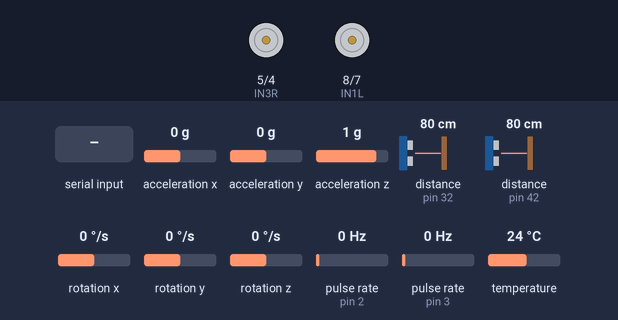
A sketch run on a simulated Arduino Mega 2560, built with avr-gcc and run on an emulated ATmega2560. Parts: motor-driver pin pairs drawn as motors (green arrow = first pin HIGH = forward, orange = second pin HIGH = backward, longer = more drive, scaled by the enable pin). Wiring (inferred from the names in the program): 2 × pulse sensor: data pin 2 / data pin 3. The inputs (shaded band) are chosen by the test bench; at power-on: rotation z 0 °/s, pulse rate (sensors on pin 2, pin 3) 0 Hz, distance to the obstacle (sensors on pin 42, pin 32) 80 cm, acceleration x 0 g, acceleration y 0 g, acceleration z 1 g, rotation x 0 °/s, rotation y 0 °/s, temperature 24 °C. The echo pulse lasts 58.3 µs per cm.

Above: at 17.6 s.
17.7 s: "1,90\n" received over the second serial link
At 19.6 s:
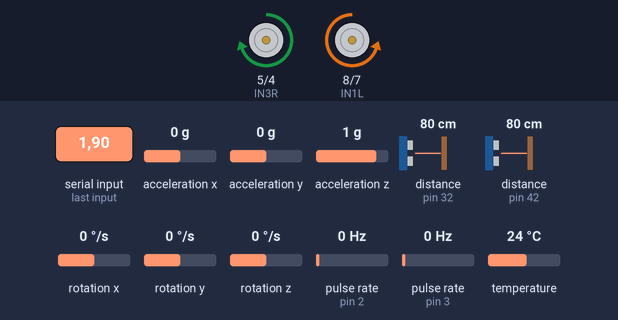
20.7 s: rotation z set to -28 °/s
At 23.2 s:
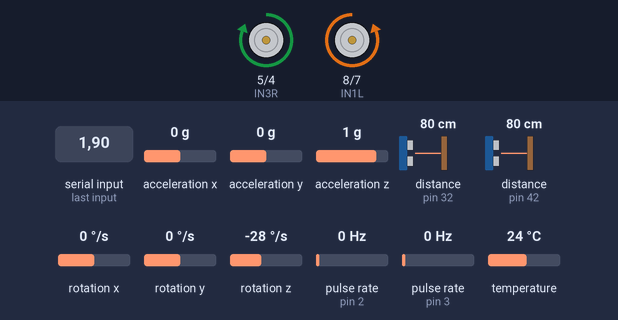
23.7 s: rotation z set to -33 °/s
At 24.9 s:
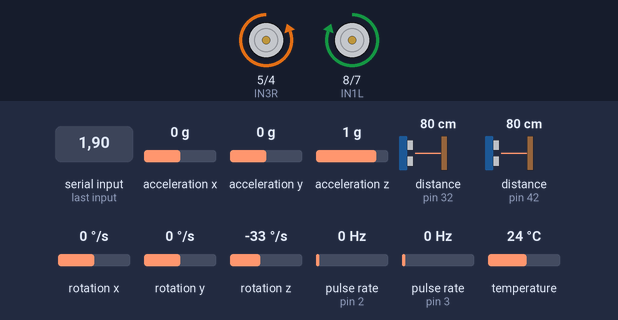
26.7 s: rotation z set to -192 °/s
29.7 s: pulse rate (sensor on pin 2) set to 4 Hz
32.7 s: distance to the obstacle (sensor on pin 42) set to 33 cm
35.7 s: distance to the obstacle (sensor on pin 42) set to 28 cm
At 38.8 s:
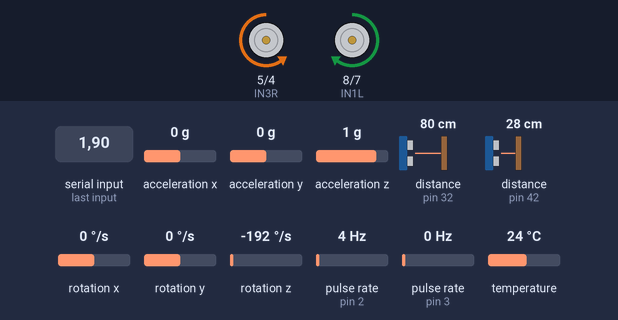
Timing chart, 0 to 39.7 s (numbered marks = the images above; inputs shaded):
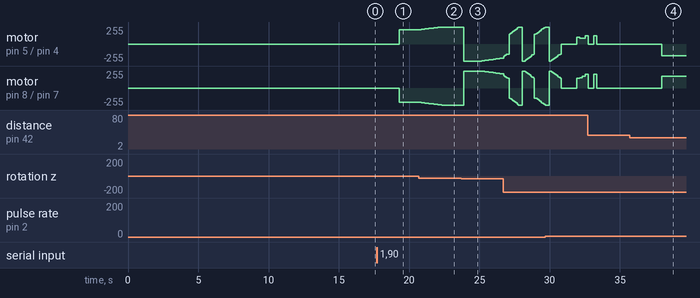

Measured:
- the behaviour switches between -30 and -31 °/s on rotation z (found by bisection; images 2 and 3)
- the behaviour switches between 31 and 30 cm on distance to the obstacle (sensor on pin 42) (found by bisection; images 3 and 4)
- after the input at 17.7 s, motor on pin 5 (IN3R) / pin 4 (IN4R): stopped → forward 213/255 after 1.6 s; motor on pin 8 (IN1L) / pin 7 (IN2L): stopped → backward 213/255 after 1.6 s
- after the input at 20.7 s, motor on pin 5 (IN3R) / pin 4 (IN4R): moves from forward 213/255 to forward 255/255 over 1.6 s, starting at once; motor on pin 8 (IN1L) / pin 7 (IN2L): moves from backward 213/255 to backward 255/255 over 1.6 s, starting at once
- after the input at 35.7 s, motor on pin 5 (IN3R) / pin 4 (IN4R): stopped → backward 175/255 after 2.3 s, → backward 174/255 1.7 s later; motor on pin 8 (IN1L) / pin 7 (IN2L): stopped → forward 175/255 after 2.3 s, → forward 174/255 1.7 s later

The sketch:

2d_me.ino
```cpp
#include <Arduino.h> // Standard Arduino library
#include <Wire.h>
#include <Adafruit_MPU6050.h>
#include <Adafruit_Sensor.h>

#define TRIG_LEFT 43
#define ECHO_LEFT 42
#define TRIG_RIGHT 33
#define ECHO_RIGHT 32

#define POSITION_TOLERANCE_MM 20.0
#define MIN_MOVABLE_RPM 37.5

#define OBSTACLE_THRESHOLD_CM 30
#define MIN_VALID_DISTANCE 5
#define INVALID_READING -1

unsigned long lastSensorReadTime = 0;
const unsigned long SENSOR_INTERVAL = 500; // ms

int leftObstacleCounter = 0;
int rightObstacleCounter = 0;

Adafruit_MPU6050 mpu;

enum RobotState {
  IDLE,
  ROTATING,
  MOVING_FORWARD,
  COMPLETED
};

RobotState currentState = IDLE;

float waypoints[][2] = {
  {450.0, 0.0},
  {450.0, 450.0},
  {0.0, 450.0},
  {0.0, 0.0}
};
const int totalWaypoints = sizeof(waypoints) / sizeof(waypoints[0]);
int currentWaypointIndex = 0;

// L298N Motor Driver Pins
const int ENAL = 9;
const int IN1L = 8;
const int IN2L = 7;

const int ENAR = 10;
const int IN3R = 5;
const int IN4R = 4;

// --- Encoder Pins and Variables ---
const int LEFT_ENCODER_PIN = 3;  // Connect Left Encoder to Digital Pin 3 (Interrupt 1)
const int RIGHT_ENCODER_PIN = 2; // Connect Right Encoder to Digital Pin 2 (Interrupt 0)

float yawAngle = 0.0;
float yawBias = 0.0;
unsigned long lastTime = 0;
float lastYawError = 0.0;
float yawErrorSum = 0.0;
float lastYaw = 0.0;

volatile long leftEncoderTicks = 0;
volatile long rightEncoderTicks = 0;

// Encoder properties
const int PPR = 16; // Pulses Per Revolution of your encoder
const unsigned long DEBOUNCE_DELAY_MS = 20; // Debounce for encoder interrupts
volatile unsigned long lastPulseTimeLeft = 0;
volatile unsigned long lastPulseTimeRight = 0;

unsigned long lastLoopTime = 0;
const unsigned long LOOP_INTERVAL_MS = 200; // PID loop updates every 200ms

long currentLeftTicks_copy = 0;
long currentRightTicks_copy = 0;
float deltaRevLeft = 0.0;
float deltaRevRight = 0.0;
float deltaDistLeft = 0.0;
float deltaDistRight = 0.0;
float deltaDistance = 0.0;

// --- PID Control Variables for LEFT Motor ---
float Kp_L = 0.75;  // Proportional gain for Left Motor (adjust as needed)
float Ki_L = 0.0;  // Integral gain for Left Motor (start with 0.0, tune later)
float Kd_L = 0.2;  // Derivative gain for Left Motor (start with 0.0, tune later)

float targetRPM_Left = 75.0; // Desired target RPM for Left Motor
float currentRPM_Left = 0.0;
float error_Left = 0.0;
float prevError_Left = 0.0;
float integral_Left = 0.0;
float derivative_Left = 0.0;
float outputPWM_Left = 0.0; // This variable will be cumulatively updated

// --- PID Control Variables for RIGHT Motor ---
float Kp_R = 0.70;  // Proportional gain for Right Motor
float Ki_R = 0.0;  // Integral gain for Right Motor
float Kd_R = 0.25;  // Derivative gain for Right Motor

float targetRPM_Right = 75.0; // Desired target RPM for Right Motor
float currentRPM_Right = 0.0;
float error_Right = 0.0;
float prevError_Right = 0.0;
float integral_Right = 0.0;
float derivative_Right = 0.0;
float outputPWM_Right = 0.0;

// --- Position Control Parameters ---
const float WHEEL_CIRCUM_MM = 219.9; // 70 mm dia
float currentPos_mm = 0.0;
float targetPos_mm = 0.0; // <-- You can change this later via Bluetooth if desired
float posError = 0.0;
float prevPosError = 0.0;
float Kp_pos = 0.17;  // You will tune this
float Kd_pos = 0.0;  // Optional
float Ki_pos = 0.0;  // really not needed

float targetAngle = 0.0; //45.0 * (PI / 180.0);  // rotate 90 degrees
float kpyaw = 0.8;        // proportional gain
float kdyaw = 0.05;
float kiyaw = 0.02;
float minPWM = 150.0;  // minimum PWM to overcome static friction

float prevTargetRPM_Left = 0.0;
float prevTargetRPM_Right = 0.0;

// Linear regression model: Gz = slope * PWM + intercept
const float slope = 0.9368;
const float intercept = -126.8446;

// --- Motor Characterization (Regression Lines) ---
const float REGRESSION_SLOPE_L = 0.4523;
const float REGRESSION_INTERCEPT_L = -3.0138;

const float REGRESSION_SLOPE_R = 0.3636;
const float REGRESSION_INTERCEPT_R = 12.2727;

// --- PWM Output Limits ---
const int MIN_PWM_OVERALL = 0; // Overall minimum PWM (0 for off)
const int MAX_PWM_OVERALL = 255; // Overall maximum PWM

// --- Minimum Effective PWM (Motor Deadband Compensation) ---
const int MIN_EFFECTIVE_PWM_L = 85; // For Left Motor (adjust if needed for 9V)
const int MIN_EFFECTIVE_PWM_R = 85; // For Right Motor (adjust if needed for 9V)

// --- Position and Orientation ---
float currentX = 0.0;
float currentY = 0.0;

float targetX = 0.0;
float targetY = 0.0;
float targetDistance = 0.0;
// float targetAngle = 0.0;

void setMotorDirections(int pwmL, int pwmR) {
  if (pwmL >= 0) {
    digitalWrite(IN1L, HIGH); digitalWrite(IN2L, LOW);
  } else {
    digitalWrite(IN1L, LOW); digitalWrite(IN2L, HIGH);
    pwmL = -pwmL;
  }

  if (pwmR >= 0) {
    digitalWrite(IN3R, HIGH); digitalWrite(IN4R, LOW);
  } else {
    digitalWrite(IN3R, LOW); digitalWrite(IN4R, HIGH);
    pwmR = -pwmR;
  }
  delay(10);;

  analogWrite(ENAL, constrain(pwmL, 0, 255));
  analogWrite(ENAR, constrain(pwmR, 0, 255));
}

void stopMotors() {
  digitalWrite(IN1L, LOW); digitalWrite(IN2L, LOW); analogWrite(ENAL, 0);
  digitalWrite(IN3R, LOW); digitalWrite(IN4R, LOW); analogWrite(ENAR, 0);
}

void calculateYawBias() {
  float sum = 0.0;
  sensors_event_t a, g, temp;
  for (int i = 0; i < 200; i++) {
    mpu.getEvent(&a, &g, &temp);
    sum += g.gyro.z;
    delay(5);
  }
  yawBias = sum / 200.0;
  Serial1.print("Yaw bias: ");
  Serial1.println(yawBias, 6);

  lastTime = millis();
  Serial1.print("lastTime in calculateBias: ");
  Serial1.println(lastTime);
}

long getDistanceCM(int trigPin, int echoPin) {
  digitalWrite(trigPin, LOW);
  delayMicroseconds(2);
  digitalWrite(trigPin, HIGH);
  delayMicroseconds(10);
  digitalWrite(trigPin, LOW);

  long duration = pulseIn(echoPin, HIGH, 40000); // 40 ms timeout
  long distance = duration * 0.034 / 2.0;

  if (distance < MIN_VALID_DISTANCE || duration == 0) {
    return INVALID_READING;
  }

  return distance;
}

///////////////////////////////////////////////////////////////////////////////////////////////////
////////////////////////////////////////////////////////////////////////////
////////////////////////////////////////////////////////////////////////////


void setup() {
  Wire.begin();
  Serial1.begin(9600);
  Serial1.println("Arduino: HC-05 Ready for Data Streaming!");

  pinMode(ENAL, OUTPUT); pinMode(IN1L, OUTPUT); pinMode(IN2L, OUTPUT);
  pinMode(ENAR, OUTPUT); pinMode(IN3R, OUTPUT); pinMode(IN4R, OUTPUT);

  if (!mpu.begin()) {
    Serial1.println("MPU6050 init failed!");
    while (1);
  }
  // mpu.reset();

  mpu.setAccelerometerRange(MPU6050_RANGE_8_G);
  mpu.setGyroRange(MPU6050_RANGE_250_DEG);
  mpu.setFilterBandwidth(MPU6050_BAND_21_HZ);

  pinMode(LEFT_ENCODER_PIN, INPUT_PULLUP); // Use INPUT_PULLUP if encoder outputs open-collector/open-drain
  attachInterrupt(digitalPinToInterrupt(LEFT_ENCODER_PIN), leftEncoderISR, CHANGE); // Trigger on any state change
  pinMode(RIGHT_ENCODER_PIN, INPUT_PULLUP);
  attachInterrupt(digitalPinToInterrupt(RIGHT_ENCODER_PIN), rightEncoderISR, CHANGE);

  pinMode(TRIG_LEFT, OUTPUT);
  pinMode(ECHO_LEFT, INPUT);
  pinMode(TRIG_RIGHT, OUTPUT);
  pinMode(ECHO_RIGHT, INPUT);

  // Initialize both motors to stop
  stopMotors();

  delay(15000);

  calculateYawBias();
  lastTime = millis();
  Serial1.println("Setup done.");
}


///////////////////////////////////////////////////////////////////////////////////////////////////
////////////////////////////////////////////////////////////////////////////
////////////////////////////////////////////////////////////////////////////
float x_coord = 0.0;
float y_coord = 0.0;
bool newTargetReceived = false;


void loop() {

  // if (Serial1.available()) {
  //   String input = Serial1.readStringUntil('\n');
  //   input.trim();

  //   int commaIndex = input.indexOf(',');
  //   if (commaIndex > 0) {
  //     x_coord = input.substring(0, commaIndex).toFloat();
  //     y_coord = input.substring(commaIndex + 1).toFloat();
  //     currentState = IDLE; // remove this after demo
  //    }
  // delay(100);
  // }
  unsigned long now = millis();

  if (now - lastSensorReadTime >= SENSOR_INTERVAL) {
    lastSensorReadTime = now;

    long distL = getDistanceCM(TRIG_LEFT, ECHO_LEFT);
    delay(10); // wait before pinging next sensor
    long distR = getDistanceCM(TRIG_RIGHT, ECHO_RIGHT);

    Serial.print("left distance: ");
    Serial.print(distL);
    Serial.print(" | right distance: ");
    Serial.println(distR);

    // Check left
    if (distL != INVALID_READING && distL < OBSTACLE_THRESHOLD_CM) {
      leftObstacleCounter++;
    } else {
      leftObstacleCounter = 0;
    }

    // Check right
    if (distR != INVALID_READING && distR < OBSTACLE_THRESHOLD_CM) {
      rightObstacleCounter++;
    } else {
      rightObstacleCounter = 0;
    }

    // Debounced obstacle detection
    if (leftObstacleCounter >= 2) {
      Serial1.println("LEFT OBSTACLE DETECTED");
      getPolar(currentX + 1, currentY + 1);
    }

    if (rightObstacleCounter >= 2) {
      Serial1.println("RIGHT OBSTACLE DETECTED");
      getPolar(currentX + 1, currentY + 1);
    }
  }

  // if (!(x_coord == 0.0 && y_coord == 0.0)) {
    // State machine for 2D navigation
    switch (currentState) {
      case IDLE:
      receiveCoordinates();

      if (newTargetReceived) {
        newTargetReceived = false;
        getPolar(x_coord, y_coord);
      }
      break;

      // /* this was for hardcoded coordinates
        // if (currentWaypointIndex < totalWaypoints) {
        //   // Set new target
        //   x_coord = waypoints[currentWaypointIndex][0];
        //   y_coord = waypoints[currentWaypointIndex][1];

        //   Serial1.print("x_coord: ");
        //   Serial1.print(x_coord);
        //   Serial1.print(" | y_coord: ");
        //   Serial1.println(y_coord);

        //   // resetGyro();   // optional: reset yaw tracking
        //   // resetEncoders();
        //   getPolar(x_coord, y_coord);

        // } else {
        //   currentState = COMPLETED;
        // }
        // break;
        // */

      case ROTATING:
        controlRotation();
        leftEncoderTicks = 0;
        rightEncoderTicks = 0;
        break;

      case MOVING_FORWARD:
        controlForward();
        break;

      case COMPLETED:
        stopMotors();
        Serial1.println("Target reached!");
        currentState = IDLE;
        break;
    }
  // }

}

void receiveCoordinates() {
  static String inputString = "";
  while (Serial1.available()) {
    char inChar = Serial1.read();
    if (inChar == '\n') {
      int commaIndex = inputString.indexOf(',');
      if (commaIndex != -1) {
        x_coord = inputString.substring(0, commaIndex).toFloat();
        y_coord = inputString.substring(commaIndex + 1).toFloat();
        newTargetReceived = true;
        Serial1.print("Received from laptop: ");
        Serial1.print(x_coord);
        Serial1.print(", ");
        Serial1.println(y_coord);
      }
      inputString = ""; // clear after parsing
    } else {
      inputString += inChar;
    }
  }
}


void getPolar(float x, float y) {
  targetX = x;
  targetY = y;

    // Calculate polar coordinates
  float deltaX = targetX - currentX;
  float deltaY = targetY - currentY;

  currentX = targetX;
  currentY = targetY;

  // yawAngle = targetAngle;  // to tackle drift when going forward

  targetPos_mm = sqrt(deltaX * deltaX + deltaY * deltaY);
  targetAngle = atan2(deltaY, deltaX);
  // targetAngle -= lastYaw;

  // // Normalize angle difference
  // float angleDiff = targetAngle - currentYaw;
  // while (angleDiff > PI) angleDiff -= 2 * PI;
  // while (angleDiff < -PI) angleDiff += 2 * PI;

  Serial1.print("New target: (");
  Serial1.print(x);
  Serial1.print(", ");
  Serial1.print(y);
  Serial1.print(") Distance: ");
  Serial1.print(targetPos_mm);
  Serial1.print("mm, Angle: ");
  Serial1.print(targetAngle * 180.0 / PI);
  Serial1.println(" degrees");
  currentState = ROTATING;
  delay(50);
  calculateYawBias();
}


void controlRotation() {
  unsigned long currentTime = millis();
  float dt = (currentTime - lastLoopTime) / 1000.0;


  // if (deltaTime_ms >= dt) {
    lastLoopTime = currentTime;
    sensors_event_t a, g, temp;
    mpu.getEvent(&a, &g, &temp);

    float correctedGz = g.gyro.z - yawBias;
    yawAngle += correctedGz * dt;

    float error = (targetAngle - yawAngle) * 180.0 / PI;
    while (error > 180.0) error -= 2 * 180.0;
    while (error < -180.0) error += 2 * 180.0;

    if (abs(error) < 1.5) {  // ~2 degree tolerance
      stopMotors();
      Serial1.println("Rotation complete. Starting forward movement.");
      Serial1.print("Yaw (deg): ");
      Serial1.print(yawAngle * 180.0 / PI);
      Serial1.print(" | Error: ");
      Serial1.println(error);
      currentState = MOVING_FORWARD;
      delay(1000);
      // yawAngle = targetAngle;
      return;
    }

    yawErrorSum += error * dt;

    yawErrorSum = constrain(yawErrorSum, -100, 100);  // Adjust bounds as needed

    // --- Derivative term ---
    float derivative = (error - lastYawError) / dt;
    lastYawError = error;

    // --- PID Output ---
    float desiredGz = kpyaw * error + kdyaw * derivative + kiyaw * yawErrorSum;

    // Cap desiredGz to a reasonable max (you can tune this)
    desiredGz = constrain(desiredGz, -150, 150);

    // Compute base PWM from linear regression
    float pwm = (abs(desiredGz) - intercept) / slope;

    if (desiredGz < 0) pwm = -pwm;

    // Apply minimum PWM constraint
    if (abs(pwm) < minPWM) {
      pwm = (pwm > 0) ? minPWM : -minPWM;
    }

    pwm = constrain(pwm, -255, 255);
    setMotorDirections(-pwm, pwm);  // rotate in place

    // Debug output
    Serial1.print("Yaw (deg): ");
    Serial1.print(yawAngle * 180.0 / PI);
    Serial1.print(" | Error: ");
    Serial1.print(error);
    Serial1.print(" | Gz actual: ");
    Serial1.print(correctedGz * 180.0 / PI);
    Serial1.print(" | Gz desired: ");
    Serial1.print(desiredGz);
    Serial1.print(" | PWM: ");
    Serial1.println(pwm);
}

void controlForward() {
  unsigned long currentTime = millis();
  float deltaTime_ms = (float)(currentTime - lastLoopTime);

  if (deltaTime_ms >= LOOP_INTERVAL_MS) {
    lastLoopTime = currentTime;

    // --- Step 1: Read Encoder Ticks Safely ---
    noInterrupts();
    long currentLeftTicks_copy = leftEncoderTicks;
    long currentRightTicks_copy = rightEncoderTicks;
    leftEncoderTicks = 0;
    rightEncoderTicks = 0;
    interrupts();

    // --- Step 2: Update Position (average of both wheels) ---
    deltaRevLeft = (float)currentLeftTicks_copy / (float)PPR;
    deltaRevRight = (float)currentRightTicks_copy / (float)PPR;

    deltaDistLeft = deltaRevLeft * WHEEL_CIRCUM_MM;
    deltaDistRight = deltaRevRight * WHEEL_CIRCUM_MM;

    deltaDistance = (deltaDistLeft + deltaDistRight) / 2.0;

    currentPos_mm += deltaDistance;

    // --- Step 3: Check if Target Reached ---
    if (abs(currentPos_mm - targetPos_mm) <= POSITION_TOLERANCE_MM) {   //abs
      targetRPM_Left = 0;
      targetRPM_Right = 0;

      outputPWM_Left = 0;
      outputPWM_Right = 0;

      stopMotors();

      Serial1.print(currentRPM_Left);
      Serial1.print(",");
      Serial1.print(0);
      Serial1.print(",");
      Serial1.print(currentRPM_Right);
      Serial1.print(",");
      Serial1.println(0);

      currentState = COMPLETED;
      currentWaypointIndex++;
      currentPos_mm = 0;
      return;
    }

    // --- Step 4: Outer Loop PID (Position to Velocity) ---
    float posError = targetPos_mm - currentPos_mm;
    float dError_pos = (posError - prevPosError) / (deltaTime_ms / 1000.0);
    prevPosError = posError;

    float targetVelRPM = Kp_pos * posError + Kd_pos * dError_pos;

    // --- Clamp velocity range ---
    if (targetVelRPM < 0) targetVelRPM = 0;
    if (targetVelRPM > 150) targetVelRPM = 150;

    // --- Quantize ---
    targetVelRPM = round(targetVelRPM / 18.75) * 18.75;

    // --- Prevent slow crawling ---
    if (targetVelRPM > 0 && targetVelRPM < MIN_MOVABLE_RPM) {
      targetVelRPM = MIN_MOVABLE_RPM;
    }

    // --- Final stop condition: within position tolerance ---
    if (abs(posError) < POSITION_TOLERANCE_MM) {
      targetVelRPM = 0; // Close enough, stop commanding motion
    }

    targetRPM_Left = targetVelRPM;
    targetRPM_Right = targetVelRPM;


    // --- Step 5: Velocity PID (Left) ---
    currentRPM_Left = deltaRevLeft / (deltaTime_ms / 60000.0);
    float error_L = targetRPM_Left - currentRPM_Left;
    float basePWM_L = (targetRPM_Left - REGRESSION_INTERCEPT_L) / REGRESSION_SLOPE_L;
    if (targetRPM_Left != prevTargetRPM_Left && targetRPM_Left > 0) {
      outputPWM_Left = basePWM_L;
      prevTargetRPM_Left = targetRPM_Left;
    }

    float P_L = Kp_L * error_L;
    if (Ki_L > 0) integral_Left += error_L * (deltaTime_ms / 1000.0);
    float I_L = Ki_L * integral_Left;
    float D_L = Kd_L * (error_L - prevError_Left) / (deltaTime_ms / 1000.0);
    prevError_Left = error_L;
    outputPWM_Left += P_L + I_L + D_L;
    if (targetRPM_Left == 0) outputPWM_Left = 0;
    else if (outputPWM_Left < MIN_EFFECTIVE_PWM_L) outputPWM_Left = MIN_EFFECTIVE_PWM_L;
    if (outputPWM_Left > 255) outputPWM_Left = 255;
    digitalWrite(IN1L, HIGH); digitalWrite(IN2L, LOW);
    analogWrite(ENAL, (int)outputPWM_Left);

    // --- Step 6: Velocity PID (Right) ---
    currentRPM_Right = deltaRevRight / (deltaTime_ms / 60000.0);
    float error_R = targetRPM_Right - currentRPM_Right;
    float basePWM_R = (targetRPM_Right - REGRESSION_INTERCEPT_R) / REGRESSION_SLOPE_R;
    if (targetRPM_Right != prevTargetRPM_Right && targetRPM_Right > 0) {
      outputPWM_Right = basePWM_R;
      prevTargetRPM_Right = targetRPM_Right;
    }

    float P_R = Kp_R * error_R;
    if (Ki_R > 0) integral_Right += error_R * (deltaTime_ms / 1000.0);
    float I_R = Ki_R * integral_Right;
    float D_R = Kd_R * (error_R - prevError_Right) / (deltaTime_ms / 1000.0);
    prevError_Right = error_R;
    outputPWM_Right += P_R + I_R + D_R;
    if (targetRPM_Right == 0) outputPWM_Right = 0;
    else if (outputPWM_Right < MIN_EFFECTIVE_PWM_R) outputPWM_Right = MIN_EFFECTIVE_PWM_R;
    if (outputPWM_Right > 255) outputPWM_Right = 255;
    digitalWrite(IN3R, HIGH); digitalWrite(IN4R, LOW);
    analogWrite(ENAR, (int)outputPWM_Right);

    if (posError < 35 && posError > POSITION_TOLERANCE_MM) {
      digitalWrite(IN1L, HIGH); digitalWrite(IN2L, LOW);
      analogWrite(ENAL, 85);

      digitalWrite(IN3R, HIGH); digitalWrite(IN4R, LOW);
      analogWrite(ENAR, 85);
    }

    // --- Data Output ---
    Serial1.print("Time: ");
    Serial1.print(currentTime);
    Serial1.print(" ms | Left RPM: ");
    Serial1.print(currentRPM_Left);
    Serial1.print(" | Left PWM: ");
    Serial1.print((int)outputPWM_Left);
    Serial1.print(" | Right RPM: ");
    Serial1.print(currentRPM_Right);
    Serial1.print(" | Right PWM: ");
    Serial1.print((int)outputPWM_Right);
    Serial1.print(" | Position: ");
    Serial1.print(currentPos_mm);
    Serial1.print(" mm | Position Error: ");
    Serial1.println(posError);


  }
}


// --- Encoder Interrupt Service Routine (ISR) for LEFT Encoder ---
void leftEncoderISR() {
  unsigned long currentTime = millis();
  if (currentTime - lastPulseTimeLeft > DEBOUNCE_DELAY_MS) {
    leftEncoderTicks++;
    lastPulseTimeLeft = currentTime;
  }
}

// --- Encoder Interrupt Service Routine (ISR) for RIGHT Encoder ---
void rightEncoderISR() {
  unsigned long currentTime = millis();
  if (currentTime - lastPulseTimeRight > DEBOUNCE_DELAY_MS) {
    rightEncoderTicks++;
    lastPulseTimeRight = currentTime;
  }
}
```
